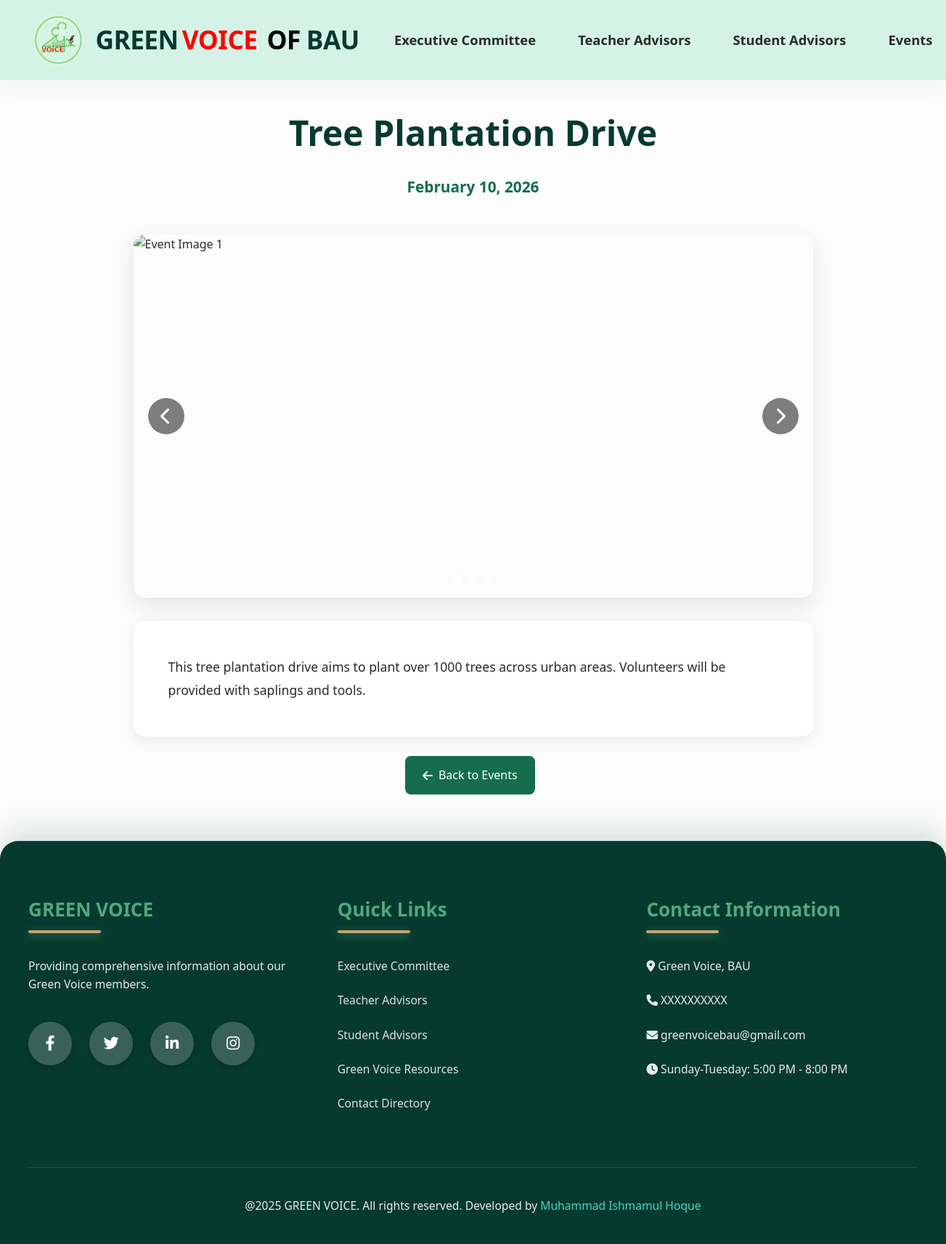
Page /event_details.php?id=1 on the committed database.
### tables this page shows
CREATE TABLE `events` (
  `event_id` int(11) NOT NULL,
  `title` varchar(255) NOT NULL,
  `short_description` text NOT NULL,
  `full_description` text NOT NULL,
  `event_date` date NOT NULL,
  `event_time` time DEFAULT NULL,
  `location` varchar(255) DEFAULT NULL,
  `image` varchar(255) DEFAULT NULL,
  `status` enum('upcoming','past') DEFAULT 'upcoming',
  `created_at` timestamp NOT NULL DEFAULT current_timestamp()
);

### event_details.php (the view, shortened to what this page needs)
<!DOCTYPE html>
<html lang="en">
  <head>
    <link
      rel="stylesheet"
      href="https://cdnjs.cloudflare.com/ajax/libs/font-awesome/6.4.0/css/all.min.css"
    />
    <link rel="stylesheet" href="styles.css" />
  </head>
  <body>
    <?php include 'head.php'; ?>
    <main class="event-details-container">
      <?php
      include 'config.php';
      if(isset($_GET['id'])) {
          $event_id = mysqli_real_escape_string($conn, $_GET['id']);
          $event_sql = "SELECT * FROM events WHERE event_id = '$event_id'";
          $event_result = mysqli_query($conn, $event_sql);
          $images_sql = "SELECT * FROM event_images WHERE event_id = '$event_id' ORDER BY display_order";
          $images_result = mysqli_query($conn, $images_sql);
          if(mysqli_num_rows($event_result) > 0) {
              $event = mysqli_fetch_assoc($event_result);
              $event_date = date('F j, Y', strtotime($event['event_date']));
              if(mysqli_num_rows($images_result) > 0) {
                  $images_html = '';
                  $indicators_html = '';
                  $image_count = 0;
                  while($image = mysqli_fetch_assoc($images_result)) {
                      $active_class = $image_count == 0 ? 'active' : '';
                      $images_html .= '
                      <div class="slide ' . $active_class . '" data-index="' . $image_count . '">
                        <img src="' . $image['image_url'] . '" alt="Event Image ' . ($image_count + 1) . '">
                      </div>';
                      $indicators_html .= '
                      <div class="slide-indicator ' . $active_class . '" data-index="' . $image_count . '"></div>';
                      $image_count++;
                  }
                  $slideshow_html = '
                  <div class="slideshow-container" id="eventSlideshow">
                    ' . $images_html . '
                    <button class="slideshow-nav prev-slide">
                      <i class="fas fa-chevron-left"></i>
                    </button>
                    <button class="slideshow-nav next-slide">
                      <i class="fas fa-chevron-right"></i>
                    </button>
                    <div class="slide-indicators">
                      ' . $indicators_html . '
                    </div>
                  </div>';
              }
              echo '
              <div class="event-header">
                <h1 class="event-title">' . $event['title'] . '</h1>
                <div class="event-date">' . $event_date . '</div>
              </div>
              ' . $slideshow_html . '
              <div class="event-content">
                ' . nl2br($event['full_description']) . '
              </div>';
          }
      }
      ?>
      <br>
      <div style="padding-left:40%"><a href="events.php" class="back-button">
        <i class="fas fa-arrow-left"></i>
        Back to Events
      </a></div>
    </main>
    <?php include 'foot.php'; ?>
  </body>
</html>

### styles.css (style rules this page uses)
* { margin: 0; padding: 0; box-sizing: border-box; font-family: "Segoe UI", Tahoma, Geneva, Verdana, sans-serif; }
:root { --primary-dark: #073a2e; --primary: #156d4e; --primary-light: #52a77f; --primary-extra-light: #e6f3ed; --accent-gold: #c2a771; --bg-white: #fcfcfc; --text-dark: #2a2a2a; --text-light: #6a6a6a; --white: #ffffff; --nav-bg: rgba(216, 240, 230, 0.99); --nav-shadow: 0 6px 30px rgba(7, 58, 46, 0.06); --card-shadow: 0 10px 40px rgba(7, 58, 46, 0.07); --transition-fast: all 0.3s ease-out; --transition-medium: all 0.5s cubic-bezier(0.25, 0.46, 0.45, 0.94); --border-radius-large: 25px; --border-radius-medium: 15px; --border-radius-small: 8px; }
body { background-color: var(--bg-white); color: var(--text-dark); line-height: 1.7; overflow-x: hidden; min-height: 100vh; }

### event_details.php (style rules this page uses)
.event-details-container { max-width: 1000px; margin: 2rem auto; padding: 0 2rem; }
.event-header { text-align: center; margin-bottom: 3rem; }
.event-title { font-size: 3rem; color: var(--primary-dark); margin-bottom: 1rem; }
.event-date { font-size: 1.3rem; color: var(--primary); font-weight: 600; }
.slideshow-container { position: relative; width: 100%; height: 500px; border-radius: 15px; overflow: hidden; margin-bottom: 2rem; box-shadow: 0 10px 30px rgba(0,0,0,0.1); }
.slide { position: absolute; width: 100%; height: 100%; opacity: 0; transition: opacity 0.7s ease-in-out; }
.slide.active { opacity: 1; }
.slideshow-nav { position: absolute; top: 50%; transform: translateY(-50%); background: rgba(0,0,0,0.5); color: white; border: none; width: 50px; height: 50px; border-radius: 50%; cursor: pointer; display: flex; align-items: center; justify-content: center; font-size: 1.5rem; transition: background 0.5s ease; z-index: 10; }
.prev-slide { left: 20px; }
.next-slide { right: 20px; }
.slide-indicators { position: absolute; bottom: 20px; left: 0; right: 0; display: flex; justify-content: center; gap: 10px; z-index: 10; }
.slide-indicator { width: 12px; height: 12px; border-radius: 50%; background: rgba(255,255,255,0.5); cursor: pointer; transition: background 0.5s ease; }
.slide-indicator.active { background: white; transform: scale(1.2); }
.event-content { background: white; padding: 3rem; border-radius: 15px; box-shadow: 0 5px 20px rgba(0,0,0,0.08); line-height: 1.8; font-size: 1.1rem; }
.back-button { display: inline-flex; align-items: center; gap: 0.5rem; background: var(--primary); color: white; padding: 0.8rem 1.5rem; border-radius: 8px; text-decoration: none; margin-bottom: 2rem; transition: all 0.3s ease; }

### rows in the picture
events: title "Tree Plantation Drive", event_date "February 10, 2026", full_description "This tree plantation drive aims to plant over 1000 trees across urban areas. Volunteers will be provided with saplings and tools."
